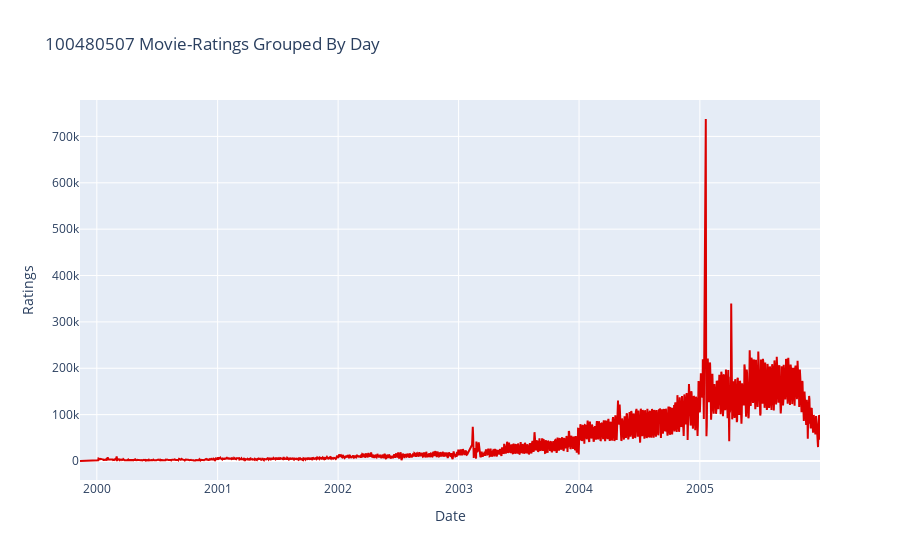

The cell this chart's notebook holds for it:
### Markdown cell above
Netflix movies rarely have a rating lower than three. **Most ratings have between three and four stars.**<br>
The distribution is probably biased, since only people liking the movies proceed to be customers and others presumably will leave the platform.

***
## <a id=6>6. When Have The Movies Been Rated?</a>

### Code cell
# Get data
data = df['Date'].value_counts()
data.index = pd.to_datetime(data.index)
data.sort_index(inplace=True)

# Create trace
trace = go.Scatter(x = data.index,
                   y = data.values,
                   marker = dict(color = '#db0000'))
# Create layout
layout = dict(title = '{} Movie-Ratings Grouped By Day'.format(df.shape[0]),
              xaxis = dict(title = 'Date'),
              yaxis = dict(title = 'Ratings'))

# Create plot
fig = go.Figure(data=[trace], layout=layout)
iplot(fig)

### Figure 1 — Plotly figure (JSON) as saved in the notebook; plotly's stock layout.template omitted (floating-point values rounded to 4 significant figures; data arrays with more than 128 entries replaced by an {"elided": "..."} marker saying what was removed)
{"data": [{"marker": {"color": "#db0000"}, "type": "scatter", "x": {"elided": "2182 str values"}, "y": {"elided": "2182 int values"}}], "layout": {"title": {"text": "100480507 Movie-Ratings Grouped By Day"}, "xaxis": {"title": {"text": "Date"}}, "yaxis": {"title": {"text": "Ratings"}}}}
